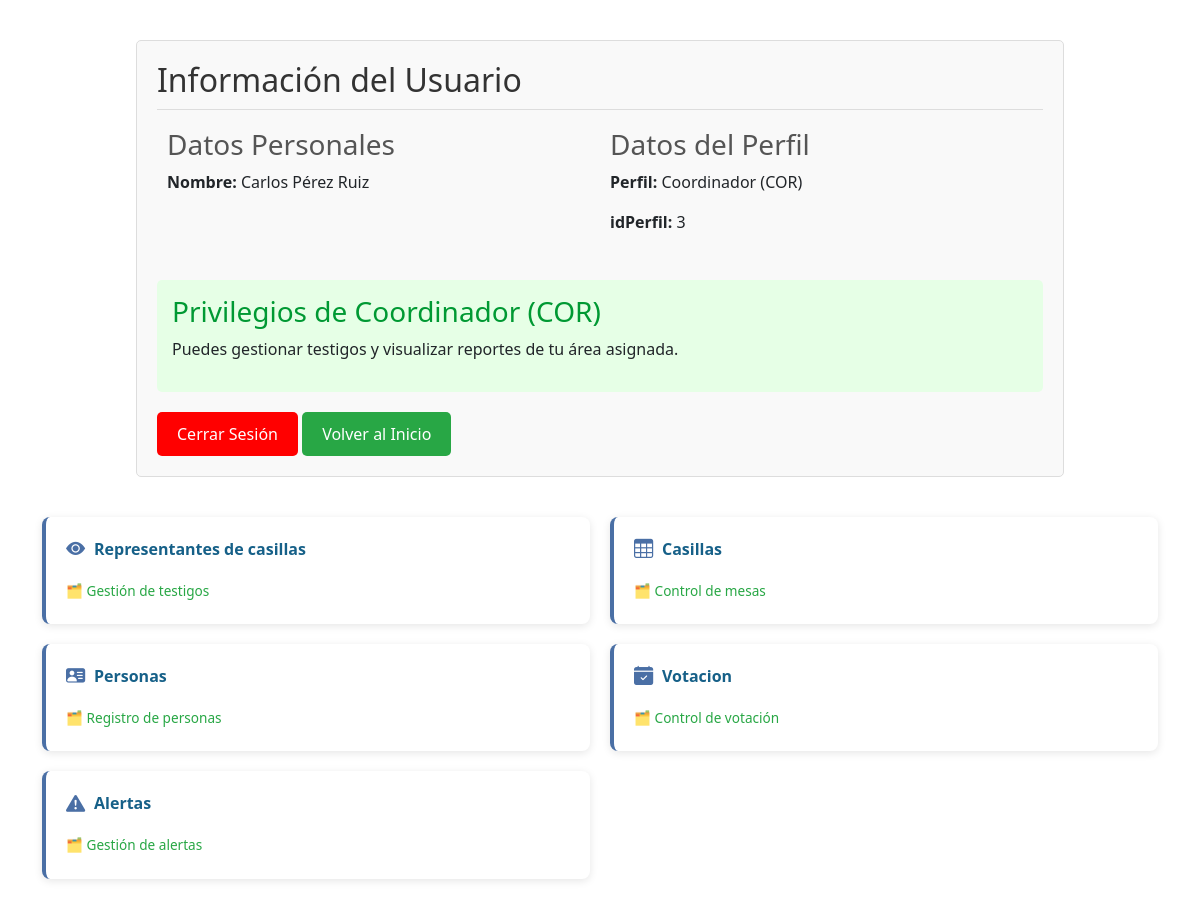
The page /vistas/index.php (signed in) on the database its author committed.
### tables this page shows
CREATE TABLE `dbo_usuarios` (
  `idUsuario` int(10) NOT NULL,
  `nombre` varchar(70) NOT NULL,
  `primApellido` varchar(70) NOT NULL,
  `segApellido` varchar(70) NOT NULL,
  `usuario` varchar(10) NOT NULL,
  `password` varchar(50) NOT NULL,
  `idPerfil` int(10) NOT NULL,
  `idPartido` int(10) DEFAULT NULL,
  `idPersona` int(10) DEFAULT NULL,
  `idCoordinador` int(11) DEFAULT NULL,
  `idTestigo` int(11) DEFAULT NULL,
  `estatus` int(10) NOT NULL DEFAULT 1 COMMENT '1: Activo | 0: Inactivo'
);

CREATE TABLE `dbo_login_perfiles` (
  `idPerfil` int(11) NOT NULL,
  `perfil` varchar(200) NOT NULL,
  `alias` char(3) NOT NULL
);

### modelos/listas2.php (called while the page is built, shortened)
<?php
class consulta_observador extends BaseDatos
{
public function obtener_usuario_por_id($idUsuario)
{
    $sql = "SELECT
                u.idUsuario,
                u.nombre,
                u.primApellido,
                u.segApellido,
                u.usuario,
                u.password,
                u.idPerfil,
                lp.perfil,
                lp.alias,
                u.idPartido,
                u.idPersona,
                c.idCoordinador AS idCoordinador,
                u.idTestigo,
                u.estatus
            FROM dbo_usuarios u
            INNER JOIN dbo_login_perfiles lp ON u.idPerfil = lp.idPerfil
            LEFT JOIN dbo_coordinadores c ON u.idPersona = c.idPersona
            WHERE u.idUsuario = ?";
    $con = $this->getBD();
    $stmt = $con->prepare($sql);
    $stmt->bind_param("i", $idUsuario);
    $stmt->execute();
    $resultado = $stmt->get_result();
    return $resultado->fetch_assoc();
}
}

### controladores/validar.php (the view, shortened to what this page needs)
<?php
include_once('../modelos/listas2.php');
$consulta_observador = new consulta_observador();
$usuario_actual = $consulta_observador->obtener_usuario_por_id($_SESSION['idUsuario']);
function mostrar_info_usuario($usuario) {
    echo "<div style='width: 80%; margin: 20px auto; padding: 20px; border: 1px solid #ddd; border-radius: 5px; background-color: #f9f9f9;'>
            <h2 style='color: #333; border-bottom: 1px solid #ddd; padding-bottom: 10px;'>Información del Usuario</h2>
            <div style='display: flex; flex-wrap: wrap;'>
                <div style='flex: 1; min-width: 200px; margin: 10px;'>
                    <h3 style='color: #555;'>Datos Personales</h3>
                    <p><strong>Nombre:</strong> {$usuario['nombre']} {$usuario['primApellido']} {$usuario['segApellido']}</p>
                </div>
                <div style='flex: 1; min-width: 200px; margin: 10px;'>
                    <h3 style='color: #555;'>Datos del Perfil</h3>
                    <p><strong>Perfil:</strong> {$usuario['perfil']} ({$usuario['alias']})</p>
                    <p><strong>idPerfil:</strong> {$usuario['idPerfil']}</p>
                </div>
            </div>";
    switch ($usuario['idPerfil']) {
        case 3:
            echo "<div style='margin-top: 20px; padding: 15px; background-color: #e6ffe6; border-radius: 5px;'>
                <h3 style='color: #009933;'>Privilegios de Coordinador (COR)</h3>
                <p>Puedes gestionar testigos y visualizar reportes de tu área asignada.</p>
              </div>";
            break;
    }
    echo "
    <a href='/coordinadores_y_testigos/controladores/cerrar_sesion.php' style='display: inline-block; margin-top: 20px; padding: 10px 20px; background-color:rgb(255, 0, 0); color: white; text-decoration: none; border-radius: 5px;'>Cerrar Sesión</a>
    <a href='index.php' style='display: inline-block; margin-top: 20px; padding: 10px 20px; background-color: #28a745; color: white; text-decoration: none; border-radius: 5px;'>Volver al Inicio</a>
    </div>
    ";
}
if ($usuario_actual) {
    mostrar_info_usuario($usuario_actual);
} else {
    echo "<div style='text-align: center; margin-top: 20px;'>
            <p style='color: red; font-weight: bold;'>No se pudo obtener la información del usuario.</p>
            <p style='color: #555;'>Por favor, contacta al administrador del sistema.</p>
          </div>";
}
?>

### vistas/css/panel.css (style rules this page uses)
:root { --primary-color: #4a6fa5; --secondary-color: #166088; --folder-color: #6c757d; --background-color: #f8f9fa; --card-bg: #ffffff; --text-color: #333333; --text-light: #6c757d; --border-color: #e9ecef; --success-color: #28a745; }
body { font-family: 'Segoe UI', Tahoma, Geneva, Verdana, sans-serif; line-height: 1.6; background-color: var(--background-color); color: var(--text-color); margin: 0; padding: 20px; }

### rows shown on the page
dbo_usuarios: nombre "Carlos", primApellido "Pérez", segApellido "Ruiz", idPerfil.perfil "Coordinador", idPerfil.alias "COR", idPerfil "3"
